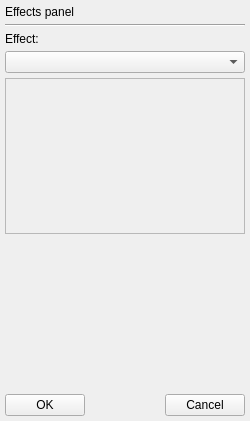
<?xml version="1.0" encoding="UTF-8"?>
<ui version="4.0">
 <class>EffectsPanel</class>
 <widget class="QWidget" name="EffectsPanel">
  <property name="geometry">
   <rect>
    <x>0</x>
    <y>0</y>
    <width>250</width>
    <height>421</height>
   </rect>
  </property>
  <property name="sizePolicy">
   <sizepolicy hsizetype="Preferred" vsizetype="Expanding">
    <horstretch>0</horstretch>
    <verstretch>0</verstretch>
   </sizepolicy>
  </property>
  <property name="minimumSize">
   <size>
    <width>250</width>
    <height>0</height>
   </size>
  </property>
  <property name="maximumSize">
   <size>
    <width>250</width>
    <height>16777215</height>
   </size>
  </property>
  <property name="windowTitle">
   <string>Form</string>
  </property>
  <layout class="QGridLayout" name="gridLayout">
   <property name="leftMargin">
    <number>5</number>
   </property>
   <property name="topMargin">
    <number>5</number>
   </property>
   <property name="rightMargin">
    <number>5</number>
   </property>
   <property name="bottomMargin">
    <number>5</number>
   </property>
   <property name="spacing">
    <number>5</number>
   </property>
   <item row="0" column="0">
    <widget class="QLabel" name="label">
     <property name="text">
      <string>Effects panel</string>
     </property>
    </widget>
   </item>
   <item row="3" column="0" colspan="3">
    <widget class="QComboBox" name="comboBox"/>
   </item>
   <item row="6" column="1">
    <spacer name="horizontalSpacer">
     <property name="orientation">
      <enum>Qt::Horizontal</enum>
     </property>
     <property name="sizeHint" stdset="0">
      <size>
       <width>77</width>
       <height>20</height>
      </size>
     </property>
    </spacer>
   </item>
   <item row="6" column="0">
    <widget class="QPushButton" name="okButton">
     <property name="text">
      <string>OK</string>
     </property>
    </widget>
   </item>
   <item row="4" column="0" colspan="3">
    <widget class="QScrollArea" name="scrollArea">
     <property name="widgetResizable">
      <bool>true</bool>
     </property>
     <widget class="QWidget" name="scrollAreaContent">
      <property name="geometry">
       <rect>
        <x>0</x>
        <y>0</y>
        <width>238</width>
        <height>153</height>
       </rect>
      </property>
      <layout class="QVBoxLayout" name="verticalLayout_2"/>
     </widget>
    </widget>
   </item>
   <item row="5" column="1">
    <spacer name="verticalSpacer">
     <property name="orientation">
      <enum>Qt::Vertical</enum>
     </property>
     <property name="sizeHint" stdset="0">
      <size>
       <width>20</width>
       <height>151</height>
      </size>
     </property>
    </spacer>
   </item>
   <item row="2" column="0">
    <widget class="QLabel" name="label_2">
     <property name="text">
      <string>Effect:</string>
     </property>
    </widget>
   </item>
   <item row="1" column="0" colspan="3">
    <widget class="Line" name="line">
     <property name="orientation">
      <enum>Qt::Horizontal</enum>
     </property>
    </widget>
   </item>
   <item row="6" column="2">
    <widget class="QPushButton" name="cancelButton">
     <property name="text">
      <string>Cancel</string>
     </property>
    </widget>
   </item>
  </layout>
 </widget>
 <resources/>
 <connections/>
</ui>
